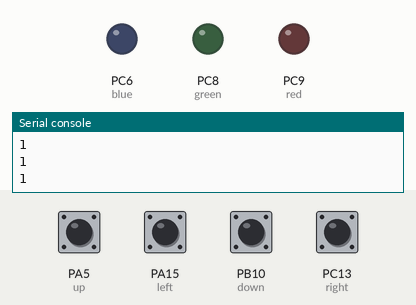
Simulated run of this program. Board: pyboard running MicroPython. On the bench: output pins drawn as LEDs (lit = HIGH), the last lines printed to the serial console. The inputs (shaded band) are chosen by the test bench; at power-on: PA5 (up), PA15 (left), PB10 (down), PC13 (right) HIGH.

Above: at 1.2 s.
1.3 s: PB10 (down) pulled LOW for 0.15 s
At 1.37 s:
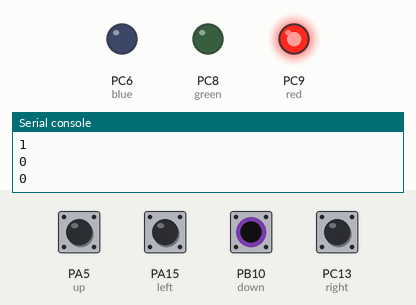
2.9 s: PA5 (up) pulled LOW for 0.15 s
At 2.98 s:
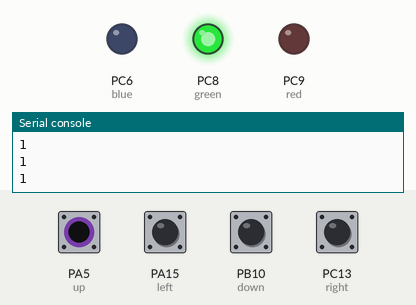
4.5 s: PA15 (left) pulled LOW for 0.15 s
At 4.58 s:
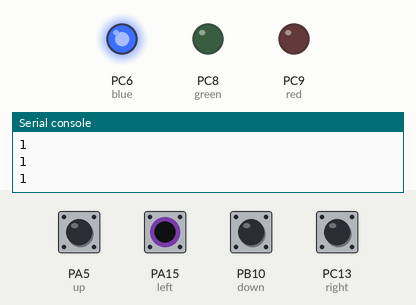
Timing chart, 0 to 7.5 s (numbered marks = the images above; inputs shaded):
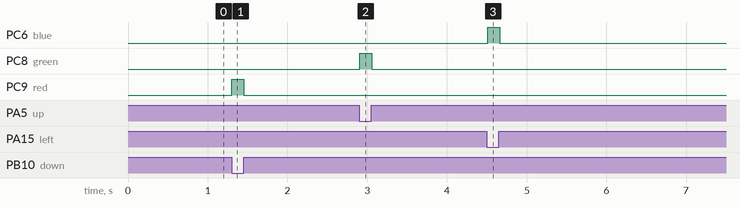

Measured:
- after the input at 1.3 s, PC9 (red): LOW → HIGH at once, → LOW 0.15 s later
- after the input at 2.9 s, PC8 (green): LOW → HIGH at once, → LOW 0.15 s later
- after the input at 4.5 s, PC6 (blue): LOW → HIGH at once, → LOW 0.15 s later

The program:

digitalbutton.py
```python
#hardware platform: pyboard V1.1

from pyb import Pin
import time

down = Pin('B10', Pin.IN, Pin.PULL_UP)
up = Pin('A5', Pin.IN, Pin.PULL_UP)
left = Pin('A15', Pin.IN, Pin.PULL_UP)
right = Pin('C13', Pin.IN, Pin.PULL_UP)

red = Pin('C9',Pin.OUT)
green = Pin('C8',Pin.OUT)
blue = Pin('C6',Pin.OUT)
red.on()

while True:

  print(down.value())
  if(down.value()==0):
    red.on()
  elif(up.value()==0):
    green.on()
  elif(left.value()==0):
    blue.on()
  elif(right.value()==0):
    red.on()
  else:
    red.off()
    green.off()
    blue.off()
  time.sleep(0.05)
```
